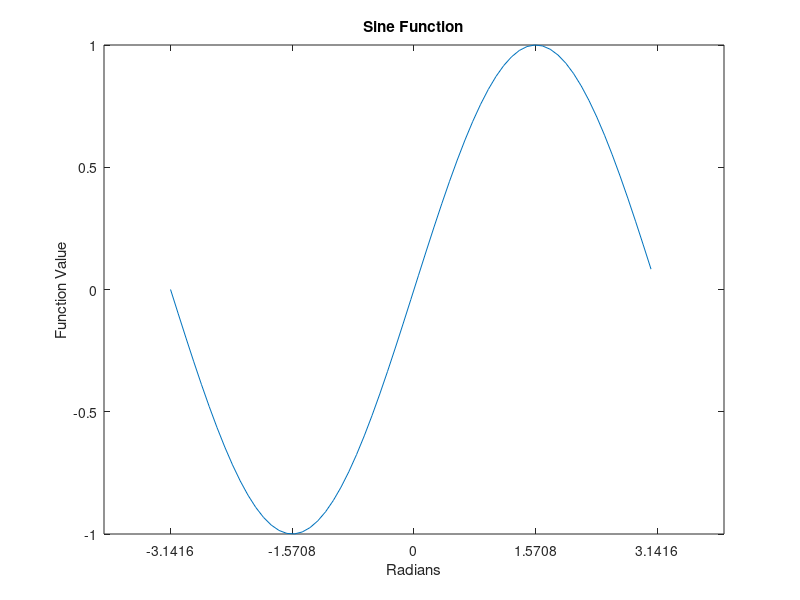

Source code (MATLAB):
%clear;clc;
%tic
x = -pi:.1:pi;
y = sin(x);
plot(x,y)
set(gca,'XTick',-pi:pi/2:pi)
%set(gca,'XTickLabel',{'-pi','-pi/2','0','pi/2','pi'})
title('Sine Function');
xlabel('Radians');
ylabel('Function Value');

%toc